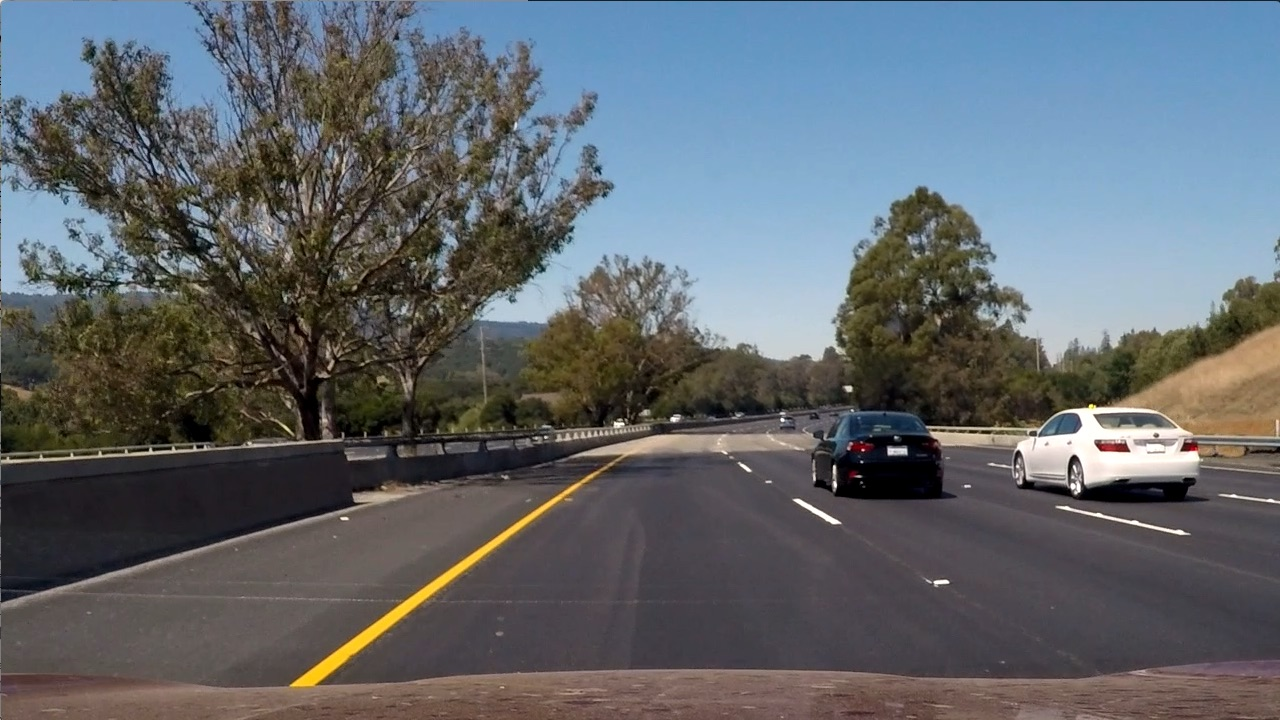
#> input picture test_images/test6.jpg, 1280 x 720 px
$ jupyter execute --allow-errors AdvancedLaneDetect.ipynb   (shell and % lines are left out)   (older library calls are emulated)
#> lines starting #> are read from the running program, lines starting #| are printed output that depends on the picture; after the words box and inside, x2 and y2 are one past the last pixel; in counts of white or black regions, pixels touching at a corner belong together
# Advanced Lane Detection

Advanced Lane Detection consists of the following steps:
1. Camera calibration
2. Distortion correction
3. Color/gradient threshold
4. Perspective transform
5. Detect lane lines
6. Determine the lane curvature

## Camera Calibration
### Finding chessboard corners, Drawing detected corners on an image

[cell 1]
import numpy as np
import cv2
import matplotlib.pyplot as plt
import matplotlib.image as mpimg
import glob

def find_chessboard_corners():
    # prepare object points
    nx = 9 #TODO: enter the number of inside corners in x
    ny = 6 #TODO: enter the number of inside corners in y

    # Make a list of calibration images
    images = glob.glob('./camera_cal/calibration*.jpg')

    objpoints = [] #3d Real world space
    imgpoints = [] #2D image plane

    objp = np.zeros((ny*nx,3),np.float32)

    objp[:,:2] = np.mgrid[0:nx,0:ny].T.reshape(-1,2) #x,y coordinates
    #fname = './camera_cal/calibration1.jpg'

    for fname in images:
        img = mpimg.imread(fname)
        # Convert to grayscale
        gray = cv2.cvtColor(img, cv2.COLOR_RGB2GRAY)
        #plt.imshow(gray,'gray')
        #plt.show()
        # Find the chessboard corners
        ret, corners = cv2.findChessboardCorners(gray, (nx, ny), None)
        print (fname, ret)
        # If found, draw corners
        if ret == True:
            imgpoints.append(corners)
            objpoints.append(objp)
            # Draw and display the corners
            cv2.drawChessboardCorners(img, (nx, ny), corners, ret)
            #plt.imshow(img)
            #plt.show()
    return imgpoints, objpoints

### Camera calibration, Undistorting a test image

[cell 2]
def calibrateCamera(image, objpoints, imgpoints):
    # Read in an image
    #img = cv2.imread('calibration_test1.jpg')
    img = image
    # Convert to grayscale
    gray = cv2.cvtColor(img, cv2.COLOR_RGB2GRAY)

    # performs the camera calibration, image distortion correction and
    # returns the undistorted image
    ret, mtx, dist, rvecs, tvecs = cv2.calibrateCamera(objpoints, imgpoints, gray.shape[::-1], None, None)
    undistorted = cv2.undistort(img, mtx, dist, None, mtx)

    f, (ax1, ax2) = plt.subplots(1, 2, figsize=(24, 9))
    f.tight_layout()
    ax1.imshow(img)
    ax1.set_title('Original Image', fontsize=50)
    ax2.imshow(undistorted)
    ax2.set_title('Undistorted Image', fontsize=50)
    plt.subplots_adjust(left=0., right=1, top=0.9, bottom=0.)
    return mtx, dist

## Perspective Transform

A perspective transform maps the points in a given image to different, desired, image points with a new perspective. The perspective transform you’ll be most interested in is a bird’s-eye view transform that let’s us view a lane from above; this will be useful for calculating the lane curvature later on. Aside from creating a bird’s eye view representation of an image, a perspective transform can also be used for all kinds of different view points.

### Undistort and Transform Perspective

    Undistort the image using cv2.undistort() with mtx and dist
    Convert to grayscale
    Find the chessboard corners
    Draw corners
    Define 4 source points (the outer 4 corners detected in the chessboard pattern)
    Define 4 destination points (must be listed in the same order as src points!)
    Use cv2.getPerspectiveTransform() to get M, the transform matrix
    use cv2.warpPerspective() to apply M and warp your image to a top-down view

## Gradient Threshold, Sobel Operator

[cell 3]
# Read in an image
im = cv2.imread('./test_images/test6.jpg')
#> im is the input picture: shape (720, 1280, 3); mean B, G, R 107.9, 102.6, 97

#need to pass a single color channel to the cv2.Sobel() function, so first convert it to grayscale
gray = cv2.cvtColor(im, cv2.COLOR_BGR2GRAY)
#Calculate the derivative in the x direction (the 1, 0 at the end denotes x direction):
sobelx = cv2.Sobel(gray, cv2.CV_64F, 1, 0)
#Calculate the derivative in the y direction (the 0, 1 at the end denotes y direction):
sobely = cv2.Sobel(gray, cv2.CV_64F, 0, 1)
#Calculate the absolute value of the x derivative:
abs_sobelx = np.absolute(sobelx)
#Convert the absolute value image to 8-bit:
scaled_sobel = np.uint8(255*abs_sobelx/np.max(abs_sobelx))

thresh_min = 50
thresh_max = 100
sxbinary = np.zeros_like(scaled_sobel)
sxbinary[(scaled_sobel >= thresh_min) & (scaled_sobel <= thresh_max)] = 1
plt.imshow(sxbinary, cmap='gray')

## HLS and Color Thresholds
Here I'll read in the same original image (the image above), convert to grayscale, and apply a threshold that identifies the lines:

[cell 4]
import numpy as np
import cv2
import matplotlib.pyplot as plt
import matplotlib.image as mpimg

image = mpimg.imread('./test_images/test6.jpg')
print('Original Image')
plt.imshow(image)
plt.show()
thresh = (180, 255)
gray = cv2.cvtColor(image, cv2.COLOR_RGB2GRAY)
binary = np.zeros_like(gray)
binary[(gray > thresh[0]) & (gray <= thresh[1])] = 1
print('Gray Thresold')
plt.imshow(binary, cmap='gray')
plt.show()
hls = cv2.cvtColor(image, cv2.COLOR_RGB2HLS)
#> hls: shape (720, 1280, 3); mean of channels 0, 1, 2 76.7, 102.2, 57.5
H = hls[:,:,0]
L = hls[:,:,1]
S = hls[:,:,2]
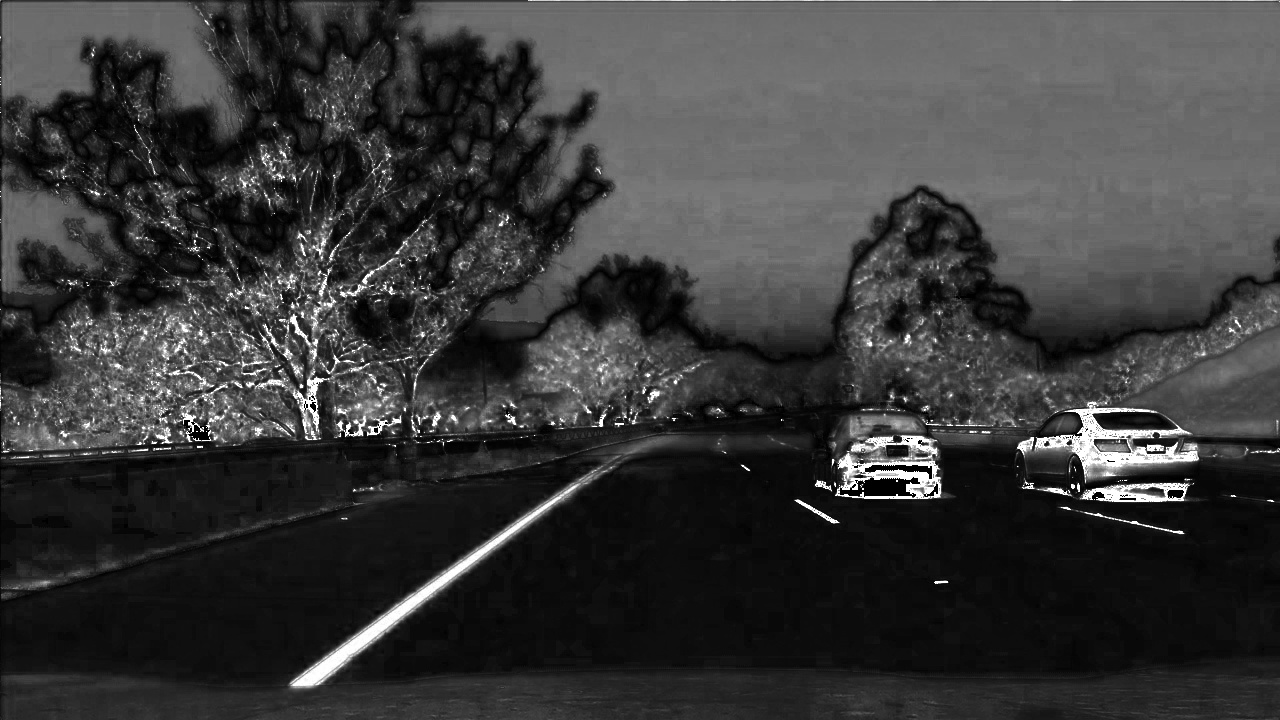
#> S: shape (720, 1280); min 0, max 255, mean 57.5
print('H Gray')
plt.imshow(H, cmap='gray')
plt.show()
print('L Gray')
plt.imshow(L, cmap='gray')
plt.show()
print('S Gray')
plt.imshow(S, cmap='gray')
plt.show()
thresh = (90, 255)
binary = np.zeros_like(S)
binary[(S > thresh[0]) & (S <= thresh[1])] = 1
print('S binary')
plt.imshow(binary, cmap='gray')
plt.show()

[cell 5]
import matplotlib.pyplot as plt
import matplotlib.image as mpimg
import numpy as np
import cv2

# Read in an image, you can also try test1.jpg or test4.jpg
image = mpimg.imread('./test_images/test6.jpg')

# Define a function that thresholds the S-channel of HLS
# Use exclusive lower bound (>) and inclusive upper (<=)
def hls_select(img, thresh=(0, 255)):
    # 1) Convert to HLS color space
    hls = cv2.cvtColor(img, cv2.COLOR_RGB2HLS)
    # 2) Apply a threshold to the S channel
    s_channel = hls[:,:,2]
    binary_output = np.zeros_like(s_channel)
    binary_output[(s_channel > thresh[0]) & (s_channel <= thresh[1])] = 1
    # 3) Return a binary image of threshold result
    return binary_output

hls_binary = hls_select(image, thresh=(90, 255))
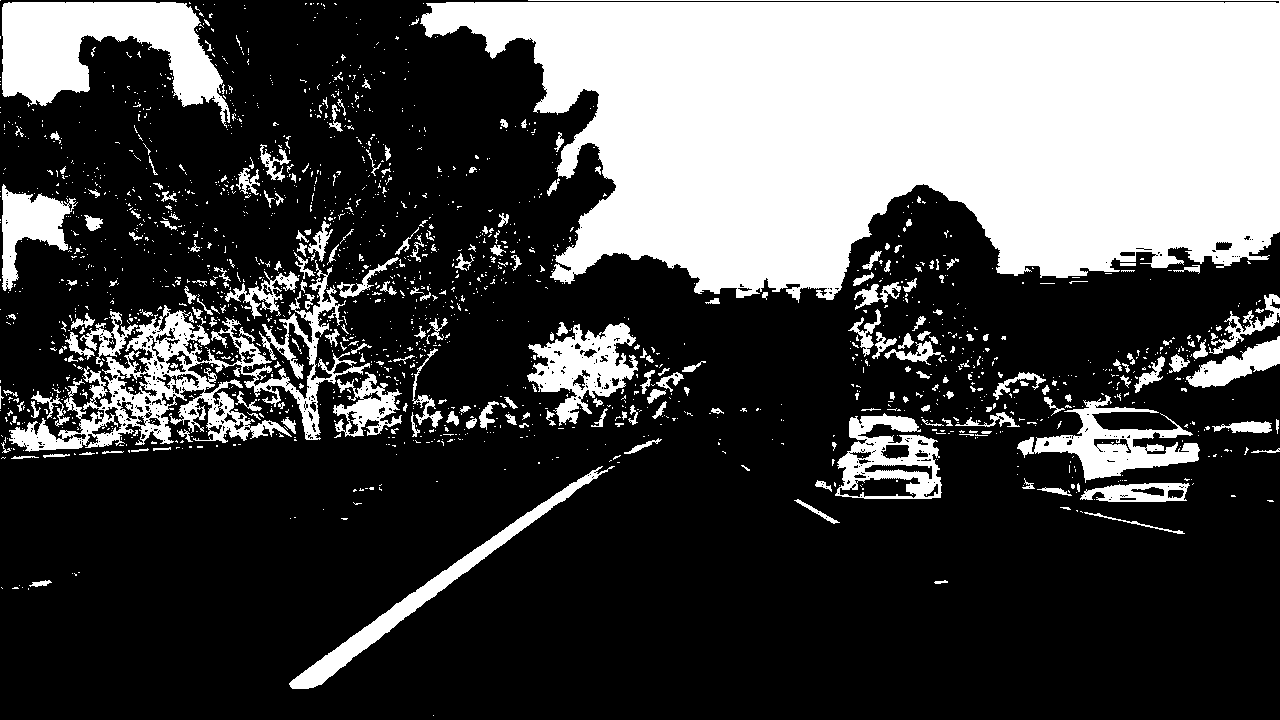
#> hls_binary: shape (720, 1280); values 0 (black) and 1 (white), 29.6% white; 1863 white regions (1622 under 20 px), largest, box (x1, y1, x2, y2) and area: (420, 0, 1280, 303) 187403, (9, 260, 370, 452) 15586, (2, 2, 230, 128) 14787

# Plot the result
f, (ax1, ax2) = plt.subplots(1, 2, figsize=(24, 9))
f.tight_layout()
ax1.imshow(image)
ax1.set_title('Original Image', fontsize=50)
ax2.imshow(hls_binary, cmap='gray')
ax2.set_title('Thresholded S', fontsize=50)
plt.subplots_adjust(left=0., right=1, top=0.9, bottom=0.)

## Processing Each Image
### Thresholding

You'll want to try out various combinations of color and gradient thresholds to generate a binary image where the lane lines are clearly visible.

### Perspective Transform for straight lines

Next, you want to identify four source points for your perspective transform. In this case, you can assume the road is a flat plane. This isn't strictly true, but it can serve as an approximation for this project. You would like to pick four points in a trapezoidal shape (similar to region masking) that would represent a rectangle when looking down on the road from above.

The easiest way to do this is to investigate an image where the lane lines are straight, and find four points lying along the lines that, after perspective transform, make the lines look straight and vertical from a bird's eye view perspective

### Perspective Transform for curved lines

Those same four source points will now work to transform any image (again, under the assumption that the road is flat and the camera perspective hasn't changed). When applying the transform to new images, the test of whether or not you got the transform correct, is that the lane lines should appear parallel in the warped images, whether they are straight or curved.

Here's an example of applying a perspective transform to your thresholded binary image, using the same source and destination points as above, showing that the curved lines are (more or less) parallel in the transformed imag

[cell 6]
import numpy as np
import cv2
import matplotlib.pyplot as plt
import matplotlib.image as mpimg


#image = mpimg.imread('./test_images/straight_lines2.jpg')
#image = mpimg.imread('./test_images/test6.jpg')

# Edit this function to create your own pipeline.
# [68 lines left out: functions binary_threshold, binary_threshold_undistort_warp, not called in this run]

## Line Finding Method: Peaks in a Histogram

After applying calibration, thresholding, and a perspective transform to a road image, you should have a binary image where the lane lines stand out clearly. However, you still need to decide explicitly which pixels are part of the lines and which belong to the left line and which belong to the right line.

I first take a histogram along all the columns in the lower half of the image like this

[cell 7]
import numpy as np
# [6 lines left out: function plot_hist, not called in this run]

## Implement Sliding Windows and Fit a Polynomial

Suppose you've got a warped binary image called binary_warped and you want to find which "hot" pixels are associated with the lane lines. Here's a basic implementation of the method shown in the animation above. You should think about how you could improve this implementation to make sure you can find the lines as robustly as possible!

[cell 8]
import numpy as np
import cv2
import matplotlib.pyplot as plt

# [72 lines left out: function slide_window_fit_polynomial, not called in this run]

## Visualization of Sliding window

At this point, you're done! But here is how you can visualize the result as well:

[cell 9]
# [16 lines left out: function plot_sliding_window, not called in this run]

## Measuring Curvature

You're getting very close to a final result! You have a thresholded image, where you've estimated which pixels belong to the left and right lane lines (shown in red and blue, respectively, below), and you've fit a polynomial to those pixel positions. Next we'll compute the radius of curvature of the fit.

[cell 10]
# [8 lines left out: function measure_curvature_pixel, not called in this run]

[cell 11]
# [16 lines left out: function measure_curvature_meter, not called in this run]

[cell 12]
import numpy as np
import matplotlib.pyplot as plt
# Generate some fake data to represent lane-line pixels
ploty = np.linspace(0, 719, num=720)# to cover same y-range as image
quadratic_coeff = 3e-4 # arbitrary quadratic coefficient
# For each y position generate random x position within +/-50 pix
# of the line base position in each case (x=200 for left, and x=900 for right)
leftx = np.array([200 + (y**2)*quadratic_coeff + np.random.randint(-50, high=51)
                              for y in ploty])
rightx = np.array([900 + (y**2)*quadratic_coeff + np.random.randint(-50, high=51)
                                for y in ploty])

leftx = leftx[::-1]  # Reverse to match top-to-bottom in y
rightx = rightx[::-1]  # Reverse to match top-to-bottom in y


# Fit a second order polynomial to pixel positions in each fake lane line
left_fit = np.polyfit(ploty, leftx, 2)
left_fitx = left_fit[0]*ploty**2 + left_fit[1]*ploty + left_fit[2]
right_fit = np.polyfit(ploty, rightx, 2)
right_fitx = right_fit[0]*ploty**2 + right_fit[1]*ploty + right_fit[2]

# Plot up the fake data
mark_size = 3
plt.plot(leftx, ploty, 'o', color='red', markersize=mark_size)
plt.plot(rightx, ploty, 'o', color='blue', markersize=mark_size)
plt.xlim(0, 1280)
plt.ylim(0, 720)
plt.plot(left_fitx, ploty, color='green', linewidth=3)
plt.plot(right_fitx, ploty, color='green', linewidth=3)
plt.gca().invert_yaxis() # to visualize as we do the images
plt.show()
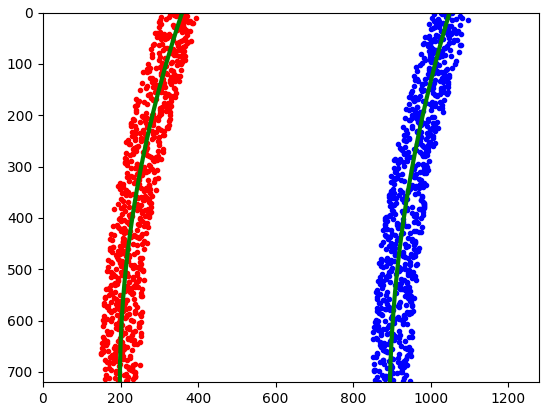
#> figure drawn by matplotlib, 1 panel

## Tracking

After you've tuned your pipeline on test images, you'll run on a video stream, just like in the first project. In this case, however, you're going to keep track of things like where your last several detections of the lane lines were and what the curvature was, so you can properly treat new detections. To do this, it's useful to define a Line() class to keep track of all the interesting parameters you measure from frame to frame. Here's an example:

[cell 13]
# Define a class to receive the characteristics of each line detection
class OverlayLine():
    def __init__(self):
        # was the line detected in the last iteration?
        self.detected = False
        # x values of the last n fits of the line
        self.recent_xfitted = []
        #average x values of the fitted line over the last n iterations
        self.bestx = None
        #polynomial coefficients averaged over the last n iterations
        self.best_fit = None
        #polynomial coefficients for the most recent fit
        self.current_fit = [np.array([False])]
        #radius of curvature of the line in some units
        self.radius_of_curvature = None
        #distance in meters of vehicle center from the line
        self.line_base_pos = None
        #difference in fit coefficients between last and new fits
        self.diffs = np.array([0,0,0], dtype='float')
        #x values for detected line pixels
        self.allx = None
        #y values for detected line pixels
        self.ally = None
        self.overlay = []

[cell 14]
global good_overlay
good_overlay = OverlayLine()
print (good_overlay.detected)

## Sanity Check

Ok, so your algorithm found some lines. Before moving on, you should check that the detection makes sense. To confirm that your detected lane lines are real, you might consider:

    Checking that they have similar curvature
    Checking that they are separated by approximately the right distance horizontally
    Checking that they are roughly parallel

## Smoothing

Even when everything is working, your line detections will jump around from frame to frame a bit and it can be preferable to smooth over the last n frames of video to obtain a cleaner result. Each time you get a new high-confidence measurement, you can append it to the list of recent measurements and then take an average over n past measurements to obtain the lane position you want to draw onto the image.

## Drawing

Once you have a good measurement of the line positions in warped space, it's time to project your measurement back down onto the road! Let's suppose, as in the previous example, you have a warped binary image called warped, and you have fit the lines with a polynomial and have arrays called ploty, left_fitx and right_fitx, which represent the x and y pixel values of the lines. You can then project those lines onto the original image as follows:

[cell 15]
# [21 lines left out: function draw_lanes, not called in this run]

[cell 16]
imgpoints, objpoints = find_chessboard_corners()
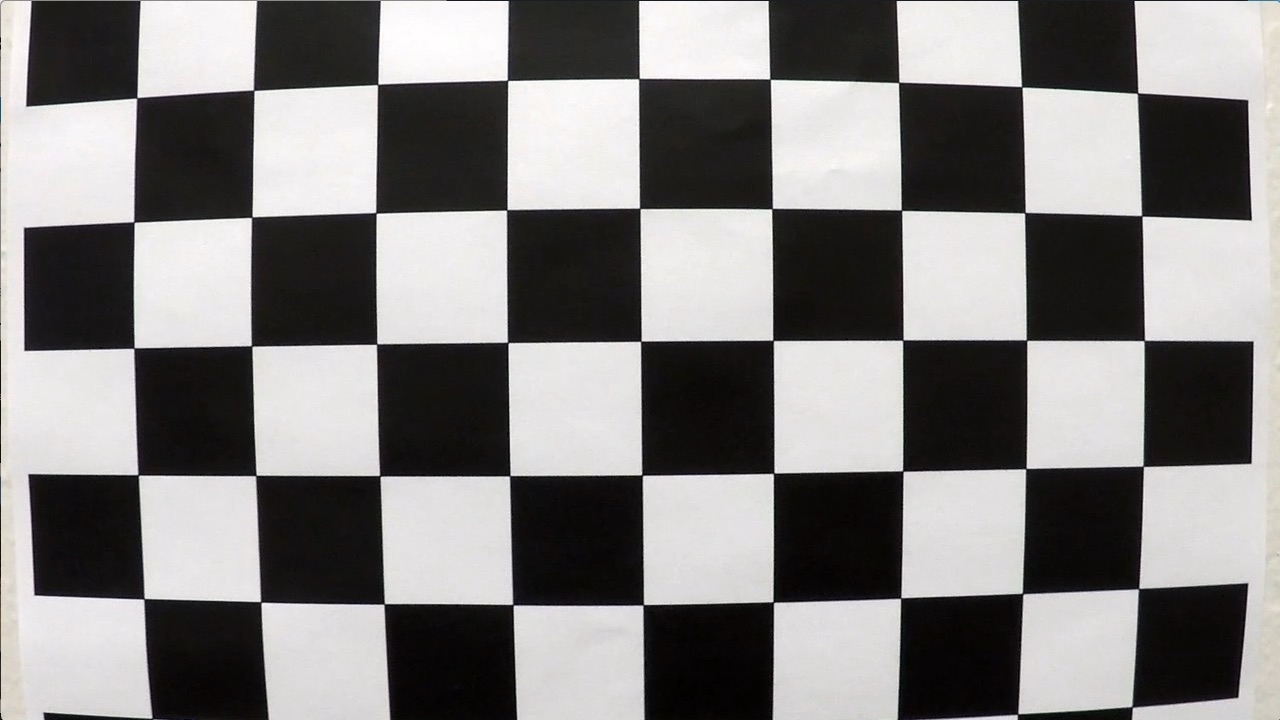
#> input picture camera_cal/calibration1.jpg, 1280 x 720 px
#> in find_chessboard_corners, img is the input picture: shape (720, 1280, 3); mean R, G, B 130.1, 128.4, 127.8
#> in find_chessboard_corners, `ret, corners = cv2.findChessboardCorners(gray, (nx, ny), None)`: ret = False; corners = None
#| ./camera_cal/calibration1.jpg False
cimage = cv2.imread('calibration_test1.jpg')
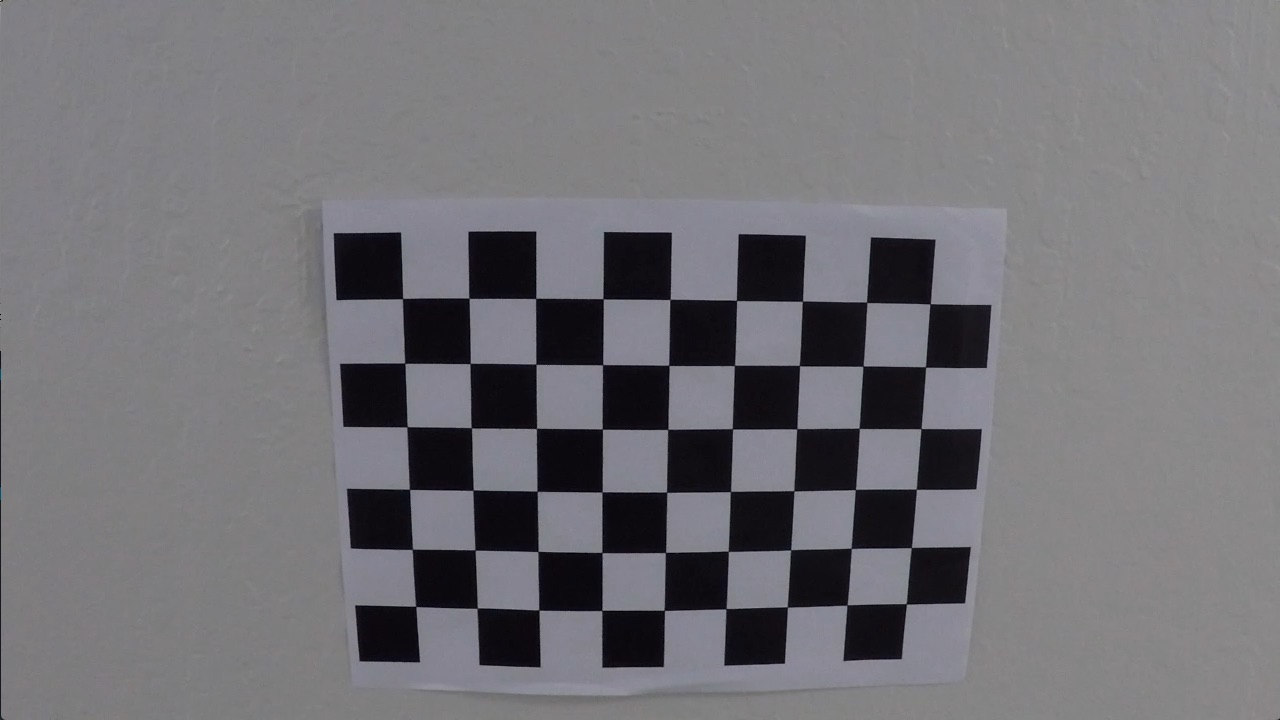
#> input picture calibration_test1.jpg, 1280 x 720 px
#> cimage is the input picture: shape (720, 1280, 3); mean B, G, R 118, 113.8, 114.9
#> (the rest of this cell did not finish here and is left out)
